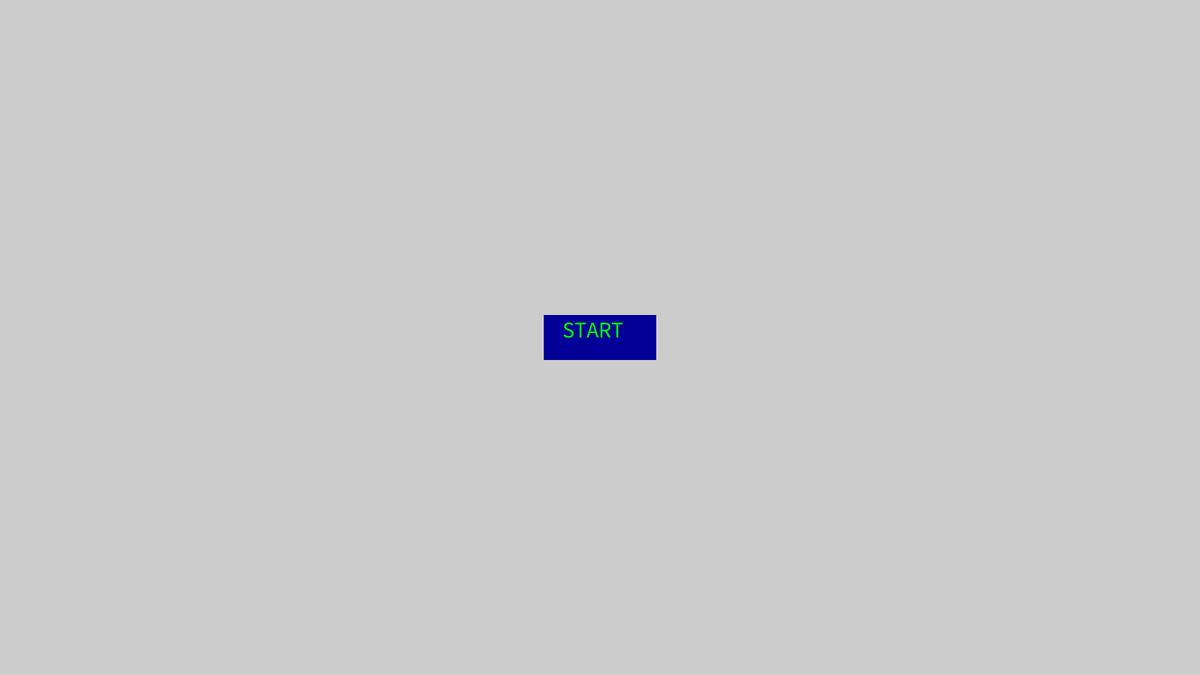
Frame 1 (no input)
Frame 60 (the mouse pressed at the canvas centre just before this capture): identical to frame 1, image omitted
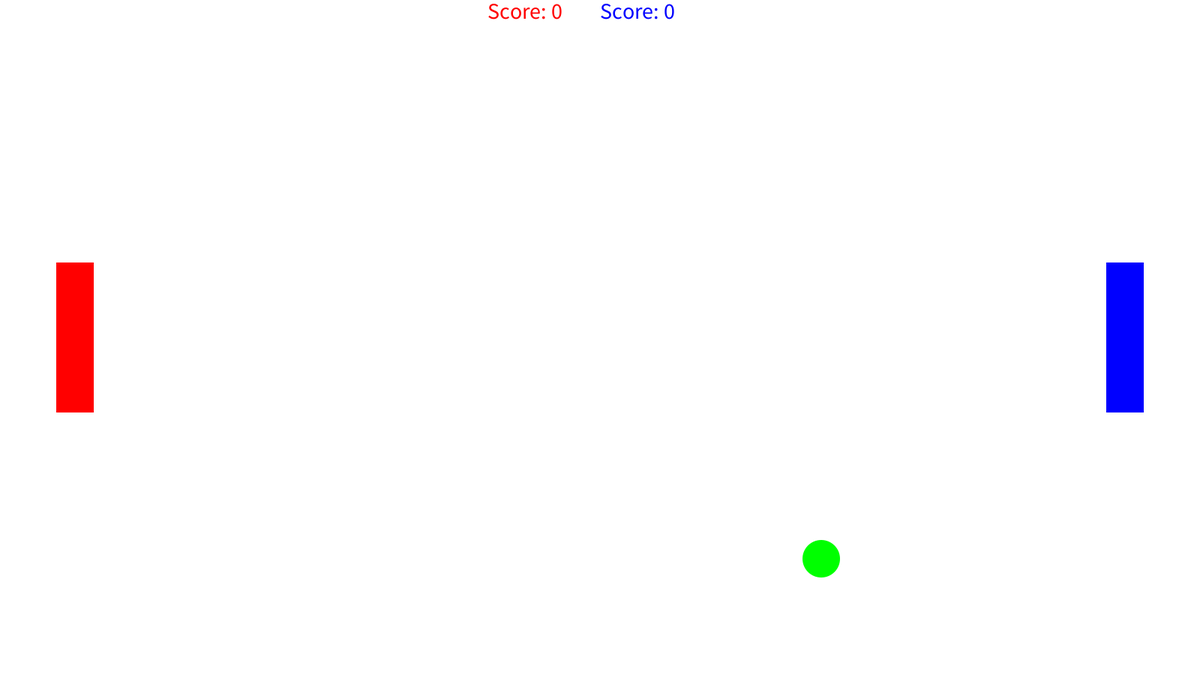
Frame 120 (the mouse held since frame 60 and released just before this capture)

The Processing sketch that drew these frames (run headless with seeded random() and noise(); from frame 60 on, the mouse is pressed at the canvas centre):

// Processing sketch: processing_172714
// ── processing_172714.pde

float x = 800; //sets the initial position of the x coordinate of the ball to 800 
float y = 450; //sets the initial position of the y coordinate of the ball to 450 
float xSpeed = 5; //sets the rate of change in the x position of the ball to 8 
float ySpeed = 5; //sets the rate of change in the y position of the ball to 8 
int rectRadiusx = 25; //sets the horizontal radius of the paddle to 25
int rectRadiusy = 100; //sets the vertical radius of the paddle to 100
int rectX2 = 1500; //sets the initial x position of the right paddle to 1500
int rectX = 100; //sets the initial x position of the left paddle to 100
int rectY = 450; //sets the initial y position of the right paddle to 450
int rectY2 = 450; //sets the initial y position of the left paddle to 450
int radius = 25; //sets the radius of the ball to 25
int buttonRadiusx = 75; //sets the horizontal radius of the start button to 75
int buttonRadiusy = 30; //sets the vertical radius of the start button to 30
int leftPlayerscore = 0; //sets the initial left player's score to 0
int rightPlayerscore = 0; //sets the initial right player's score to 0
int scoreW = 50; //sets the horizontal radius of the scoretext to 50
int scoreH = 25; //sets the vertical radius of the scoretext to 25
int scoreY = 50; //sets the y coordinate of the scoretext to 50
boolean startButton = true; //sets the condition of startButton to true
boolean keys[] = new boolean [4]; //sets keys as an array with 4 boolean values

//this only runs once
void setup() {
  size(1600, 900); //sets the size of the canvas to 1600 by 900 pixels
  rectMode(RADIUS); //sets rectMode to RADIUS
  ellipseMode(RADIUS); //sets ellipseMode to RADIUS
  noStroke(); //removes the stroke
  textSize(30); //sets text size to 30 pixels
}

//this runs until the stop button is pressed or when noLoop() is called
void draw() {
  if (startButton == true) { //if startButton is true
    startGame(); //then the conditional is true, run startGame
  }
  if (startButton == false) {  //if startButton is false
    //then run the code below it
    constrains(); //runs the constrains function
    background(255); //sets the background to white
    drawRects(); //runs the drawRects function
    arrayConditional(); //runs the arrayCondtional function
    drawBall(); //runs the drawBall function
    move(); //runs the move function
    edgeBounce(); //runs the edgeBounce function
    leftRectbounce(); //runs the left RectBounce function
    rightRectbounce(); //runs the rightRectbounce function
    score(); //runs the score function
    println(xSpeed); //prints the value of xSpeed
  }
}

//defines constrains
void constrains() {
  rectY = constrain(rectY, rectRadiusy, height-rectRadiusy); //constrains the left paddle within the canvas
  rectY2 = constrain(rectY2, rectRadiusy, height-rectRadiusy); //constrains the right paddle within the canvas
}

//defines drawRects
void drawRects() {
  fill(255, 0, 0); //sets the fill to red
  rect(rectX, rectY, rectRadiusx, rectRadiusy); //draws the left paddle
  fill(0, 0, 255); //sets the fill to blue
  rect(rectX2, rectY2, rectRadiusx, rectRadiusy); //draws the right paddle
}

//defines drawBall
void drawBall() {
  fill(0, 255, 0); //sets the fill for everything after it to green
  ellipse(x, y, radius, radius); //draws the ball in the center of the canvas with a radius of 25
}

//defines arrayConditional
void arrayConditional() {
  if (keys[0]) { //if the first key is pressed
    rectY-=30; //then moves the paddle up by 30 units
  } 
  if (keys[1]) { //if the second key is pressed
    rectY+=30; //then moves the paddle down by 30 units
  } 
  if (keys[2]) { //if the third key is pressed
    rectY2-=30; //then moves the paddle up by 30 units
  }  
  if (keys[3]) { //if the fourth key is pressed
    rectY2+=30; //then moves the paddle down by 30 units
  }
}

//defines move
void move() {
  x = x  + xSpeed; //changes the x position of the ball by xSpeed
  y = y + ySpeed; //changes the y position of the ball by ySpeed
}

//defines edgeBounce
void edgeBounce() {
  if (y-radius<=0 || y+radius>=height) { //if the ball goes beyond the top or bottom borders
    ySpeed = ySpeed * -1; //then reverse the y direction of the ball
  }
}

//defines score
void score() {
  fill(255, 0, 0); //sets the fill to red
  text("Score: " + leftPlayerscore, width/2-150, scoreH); //prints the score for the left player 
  fill(0, 0, 255); //sets the fill blue
  text("Score: " + rightPlayerscore, width/2, scoreH); //prints the score for the right player 
  if (x+radius>=rectX2) { //if the ball passes the right goal line
    //then do the following
    leftPlayerscore++; //add 1 to the left player's score
    x = width/2; //sets the x coordinate of the ball in the center of the canvas
    y = height/2; //sets the y coordinate of the ball in the center of the canvas
    xSpeed = 5; //sets xSpeed back to 5 after the left player scores
  }
  if (x-radius<=rectX) { //if the ball passes the left goal line
    //then do the following
    rightPlayerscore++; //add 1 to the right player's score
    x = width/2; //sets the x coordinate of the ball in the center of the canvas
    y = height/2; //sets the y coordinate of the ball in the center of the canvas
    xSpeed = 5; //sets xSpeed back to 5 after the right player scores
  }
}

//defines leftRectbounce
void leftRectbounce() {
  if (x-radius<=rectX+rectRadiusx && y+radius>=rectY-rectRadiusy && y-radius<=rectY+rectRadiusy) { //if the ball hits the left paddle
    xSpeed = xSpeed * -1.15; //then reverse the direction of the ball and increase the xSpeed by 10% of the current speed
  }
}

//defines rightRectbounce
void rightRectbounce() {
  if (x+radius>=rectX2-rectRadiusx && y+radius>=rectY2-rectRadiusy && y-radius<=rectY2+rectRadiusy) { //if the ball hits the right paddle
    xSpeed = xSpeed * -1.15; //then reverse the direction of the ball and increase the xSpeed by 15% of the current speed
  }
}

//defines startGame
void startGame() {
  if (mouseX>=width/2-buttonRadiusx && mouseX<=width/2+buttonRadiusx && mouseY>=height/2-buttonRadiusy && mouseY<=height/2+buttonRadiusy) { //if the mouse is inside the start button
    fill(0, 0, 255); //then change the color of it to bright blue
  } else {
    fill(0, 0, 150); //otherwise, make the color dark blue
  }
  if (mouseX>=width/2-buttonRadiusx && mouseX<=width/2+buttonRadiusx && mouseY>=height/2-buttonRadiusy && mouseY<=height/2+buttonRadiusy && mousePressed) { //if the mouse is inside the start button and the mouse is clicked
    startButton = false; //then set startButton to false
  }
  rect(width/2, height/2, buttonRadiusx, buttonRadiusy); //draws the start button in the center of the canvas with a width of 150 and height of 100
  fill(0, 255, 0); //sets the fill to green
  text("START", width/2-50, height/2); //prints the word start on the start button
}

//when any key is pressed
void keyPressed() {
  if (key == 'w')  keys[0] = true; //if "w" is registered as the key that is pressed, then "0" is true
  if (key == 's')  keys[1] = true; //if "s" is registered as the key that is pressed, then "0" is true
  if (key == 'i')  keys[2] = true; //if "i" is registered as the key that is pressed, then "0" is true
  if (key == 'k')  keys[3] = true; //if "k" is registered as the key that is pressed, then "0" is true
}

//when any key is released
void keyReleased() {
  if (key == 'w')  keys[0] = false; //if "w" is registered as the key that is released, then "0" is false
  if (key == 's')  keys[1] = false; //if "s" is registered as the key that is released, then "1" is false
  if (key == 'i')  keys[2] = false; //if "i" is registered as the key that is released, then "2" is false
  if (key == 'k')  keys[3] = false; //if "k" is registered as the key that is released, then "3" is false
}
